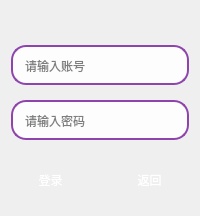
<?xml version="1.0" encoding="UTF-8"?>
<ui version="4.0">
 <class>LoginWidget</class>
 <widget class="QWidget" name="LoginWidget">
  <property name="windowTitle">
   <string>登录</string>
  </property>
  <layout class="QVBoxLayout" name="mainLayout">
   <property name="spacing"><number>20</number></property>
   <item>
    <!-- 背景 QLabel，占位用于插入背景图片 -->
    <widget class="QLabel" name="backgroundLabel">
     <property name="text"><string/></property>
     <property name="scaledContents"><bool>true</bool></property>
    </widget>
   </item>
   <item>
    <layout class="QVBoxLayout" name="formLayout">
     <property name="spacing"><number>15</number></property>
     <item>
      <widget class="QLineEdit" name="userEdit">
       <property name="placeholderText"><string>请输入账号</string></property>
       <property name="styleSheet">
        <string>
         QLineEdit {
            border: 2px solid #8e44ad;
            border-radius: 15px;
            padding: 10px;
            font: 16px "微软雅黑";
            background: rgba(255,255,255,0.9);
         }
         QLineEdit:focus { border: 2px solid #9b59b6; }
        </string>
       </property>
      </widget>
     </item>
     <item>
      <widget class="QLineEdit" name="pwdEdit">
       <property name="echoMode"><enum>QLineEdit::Password</enum></property>
       <property name="placeholderText"><string>请输入密码</string></property>
       <property name="styleSheet">
        <string>
         QLineEdit {
            border: 2px solid #8e44ad;
            border-radius: 15px;
            padding: 10px;
            font: 16px "微软雅黑";
            background: rgba(255,255,255,0.9);
         }
         QLineEdit:focus { border: 2px solid #9b59b6; }
        </string>
       </property>
      </widget>
     </item>
     <item>
      <layout class="QHBoxLayout" name="buttonLayout">
       <property name="spacing"><number>20</number></property>
       <item>
        <widget class="QPushButton" name="btnConfirm">
         <property name="text"><string>登录</string></property>
         <property name="styleSheet">
          <string>
           QPushButton {
              background: qlineargradient(x1:0, y1:0, x2:0, y2:1,
                                          stop:0 #9b59b6, stop:1 #8e44ad);
              border-radius: 20px;
              color: white;
              font: bold 18px "微软雅黑";
              min-height: 50px;
           }
           QPushButton:hover { background: #a569bd; }
          </string>
         </property>
        </widget>
       </item>
       <item>
        <widget class="QPushButton" name="btnBack">
         <property name="text"><string>返回</string></property>
         <property name="styleSheet">
          <string>
           QPushButton {
              background: qlineargradient(x1:0, y1:0, x2:0, y2:1,
                                          stop:0 #3498db, stop:1 #2980b9);
              border-radius: 20px;
              color: white;
              font: bold 18px "微软雅黑";
              min-height: 50px;
           }
           QPushButton:hover { background: #5dade2; }
          </string>
         </property>
        </widget>
       </item>
      </layout>
     </item>
    </layout>
   </item>
  </layout>
 </widget>
 <resources/>
 <connections/>
</ui>
